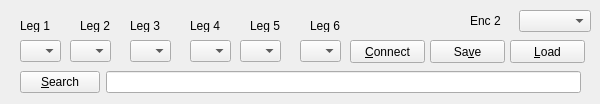
        <widget class="QWidget" name="tab_3">
         <attribute name="title">
          <string>&amp;Port</string>
         </attribute>
         <widget class="QPushButton" name="btn_legCon">
          <property name="geometry">
           <rect>
            <x>350</x>
            <y>40</y>
            <width>75</width>
            <height>23</height>
           </rect>
          </property>
          <property name="text">
           <string>&amp;Connect</string>
          </property>
         </widget>
         <widget class="QLabel" name="label_6">
          <property name="geometry">
           <rect>
            <x>20</x>
            <y>20</y>
            <width>56</width>
            <height>12</height>
           </rect>
          </property>
          <property name="text">
           <string>Leg 1</string>
          </property>
         </widget>
         <widget class="QLabel" name="label_7">
          <property name="geometry">
           <rect>
            <x>80</x>
            <y>20</y>
            <width>56</width>
            <height>12</height>
           </rect>
          </property>
          <property name="text">
           <string>Leg 2</string>
          </property>
         </widget>
         <widget class="QLabel" name="label_8">
          <property name="geometry">
           <rect>
            <x>130</x>
            <y>20</y>
            <width>56</width>
            <height>12</height>
           </rect>
          </property>
          <property name="text">
           <string>Leg 3</string>
          </property>
         </widget>
         <widget class="QLabel" name="label_9">
          <property name="geometry">
           <rect>
            <x>190</x>
            <y>20</y>
            <width>56</width>
            <height>12</height>
           </rect>
          </property>
          <property name="text">
           <string>Leg 4</string>
          </property>
         </widget>
         <widget class="QLabel" name="label_10">
          <property name="geometry">
           <rect>
            <x>250</x>
            <y>20</y>
            <width>56</width>
            <height>12</height>
           </rect>
          </property>
          <property name="text">
           <string>Leg 5</string>
          </property>
         </widget>
         <widget class="QLabel" name="label_11">
          <property name="geometry">
           <rect>
            <x>310</x>
            <y>20</y>
            <width>56</width>
            <height>12</height>
           </rect>
          </property>
          <property name="text">
           <string>Leg 6</string>
          </property>
         </widget>
         <widget class="QPushButton" name="btn_portSave">
          <property name="geometry">
           <rect>
            <x>430</x>
            <y>40</y>
            <width>75</width>
            <height>23</height>
           </rect>
          </property>
          <property name="text">
           <string>Sa&amp;ve</string>
          </property>
         </widget>
         <widget class="QPushButton" name="btn_portLoad">
          <property name="geometry">
           <rect>
            <x>510</x>
            <y>40</y>
            <width>75</width>
            <height>23</height>
           </rect>
          </property>
          <property name="text">
           <string>&amp;Load</string>
          </property>
         </widget>
         <widget class="QWidget" name="layoutWidget">
          <property name="geometry">
           <rect>
            <x>20</x>
            <y>70</y>
            <width>561</width>
            <height>25</height>
           </rect>
          </property>
          <layout class="QHBoxLayout" name="horizontalLayout_4">
           <item>
            <widget class="QPushButton" name="btn_serialSearch">
             <property name="text">
              <string>&amp;Search</string>
             </property>
            </widget>
           </item>
           <item>
            <widget class="QLineEdit" name="edit_serialPorts"/>
           </item>
          </layout>
         </widget>
         <widget class="QComboBox" name="cb_leg1">
          <property name="geometry">
           <rect>
            <x>20</x>
            <y>40</y>
            <width>41</width>
            <height>22</height>
           </rect>
          </property>
         </widget>
         <widget class="QComboBox" name="cb_leg2">
          <property name="geometry">
           <rect>
            <x>70</x>
            <y>40</y>
            <width>41</width>
            <height>22</height>
           </rect>
          </property>
         </widget>
         <widget class="QComboBox" name="cb_leg3">
          <property name="geometry">
           <rect>
            <x>130</x>
            <y>40</y>
            <width>41</width>
            <height>22</height>
           </rect>
          </property>
         </widget>
         <widget class="QComboBox" name="cb_leg4">
          <property name="geometry">
           <rect>
            <x>190</x>
            <y>40</y>
            <width>41</width>
            <height>22</height>
           </rect>
          </property>
         </widget>
         <widget class="QComboBox" name="cb_leg5">
          <property name="geometry">
           <rect>
            <x>240</x>
            <y>40</y>
            <width>41</width>
            <height>22</height>
           </rect>
          </property>
         </widget>
         <widget class="QComboBox" name="cb_leg6">
          <property name="geometry">
           <rect>
            <x>300</x>
            <y>40</y>
            <width>41</width>
            <height>22</height>
           </rect>
          </property>
         </widget>
         <widget class="QWidget" name="layoutWidget">
          <property name="geometry">
           <rect>
            <x>470</x>
            <y>10</y>
            <width>121</width>
            <height>22</height>
           </rect>
          </property>
          <layout class="QHBoxLayout" name="horizontalLayout_5">
           <item>
            <widget class="QLabel" name="label_12">
             <property name="text">
              <string>Enc 2</string>
             </property>
            </widget>
           </item>
           <item>
            <widget class="QComboBox" name="cb_enc2"/>
           </item>
          </layout>
         </widget>
        </widget>
